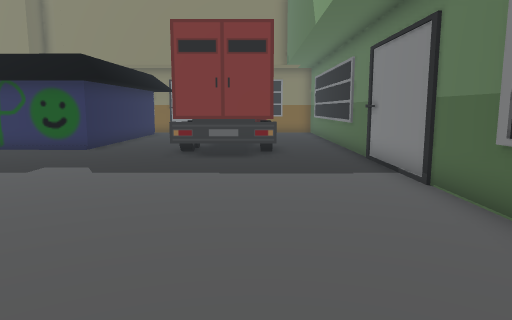
View 1 (above)

22 first-person views from a walk through a 3-D level made in the Unity game engine. The camera is 1.5 m above the floor, tilts 8° down and sees 70° across. The floor is counted in squares, 1 m on a side. Each view is taken from the middle of a square. On the plan, view 1 faces up. The plan holds only what a view shows up to about 16 squares ahead; the rest is blank. The place goes on beyond the plan. The player character is not drawn. Some animated figures are not drawn.

View 2
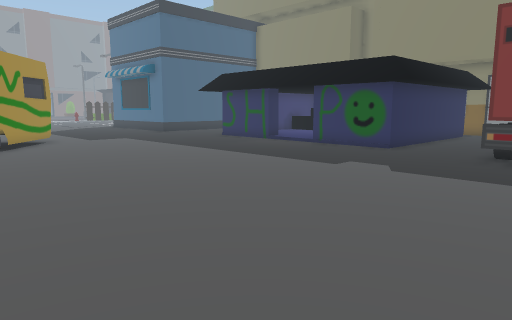

View 3
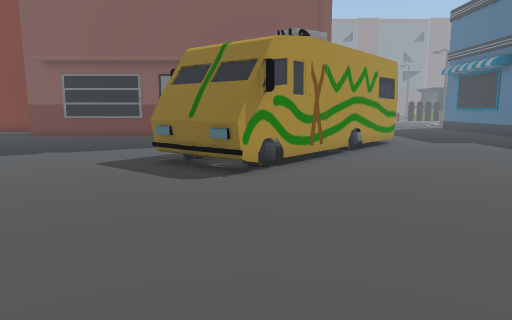

View 4
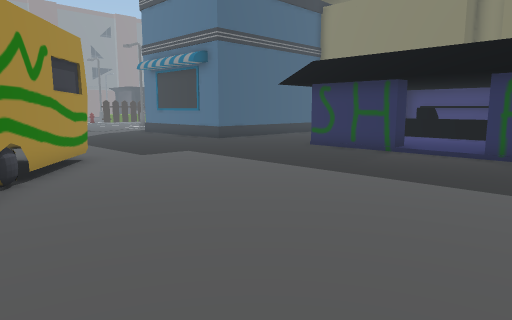

View 5
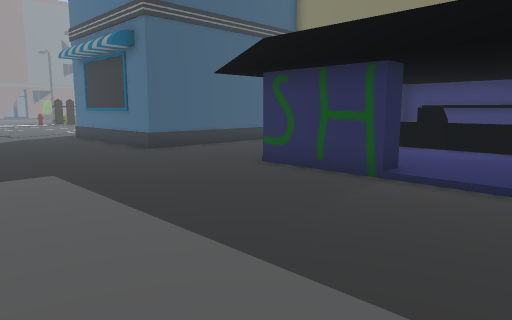

View 6
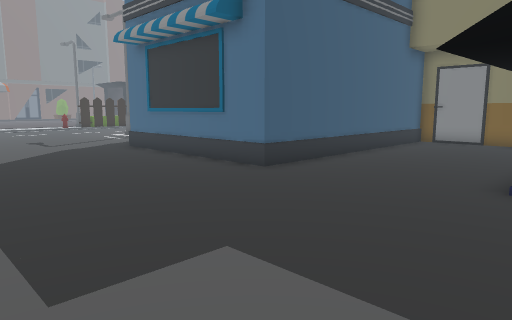

View 7
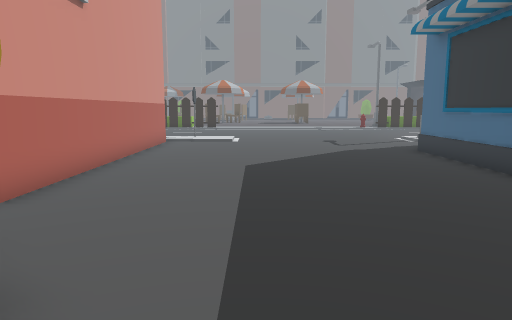

View 8
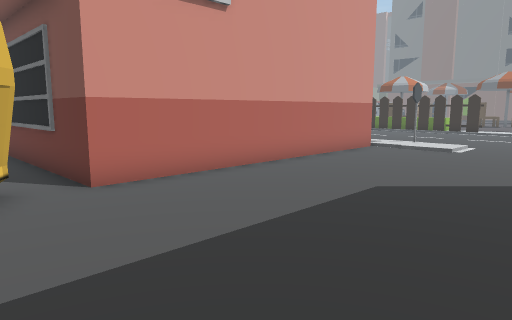

View 9
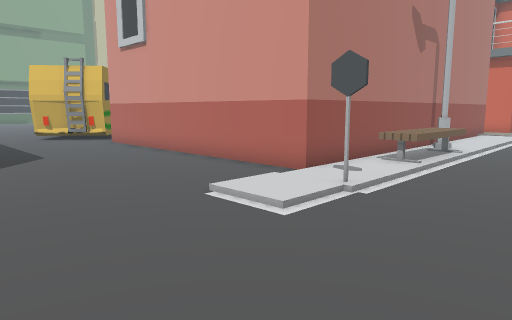

View 10
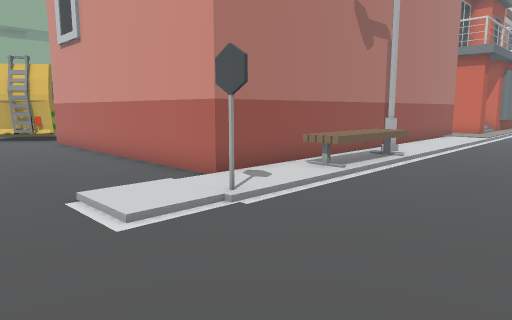

View 11
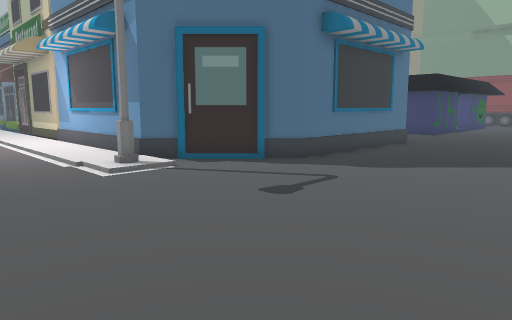

View 12
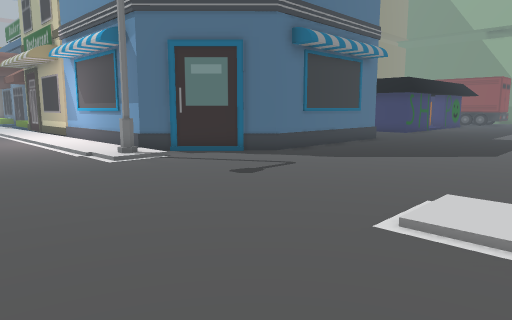

View 13
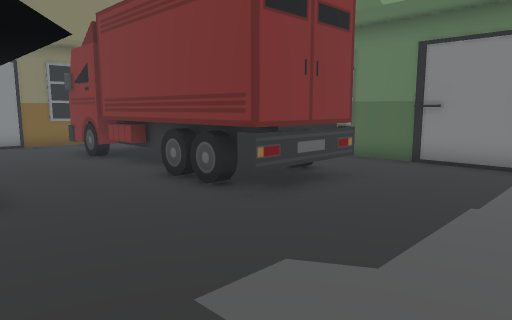

View 14
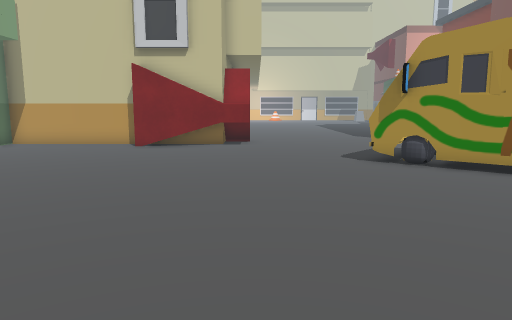

View 15
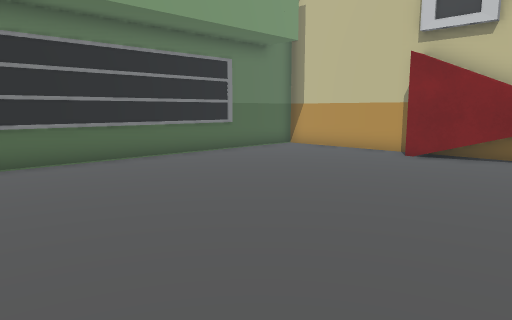

View 16
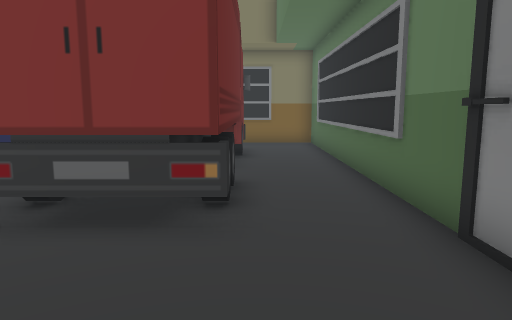

View 17
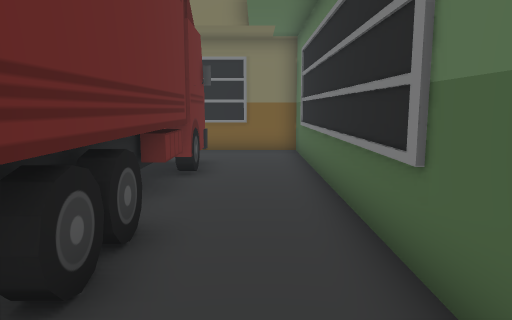

View 18
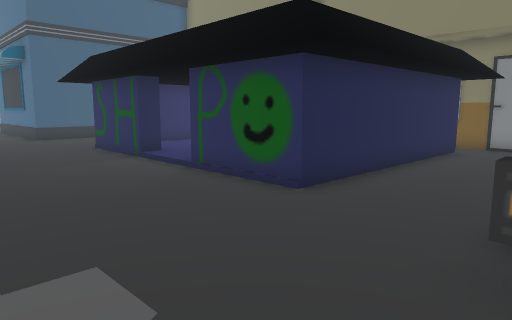

View 19
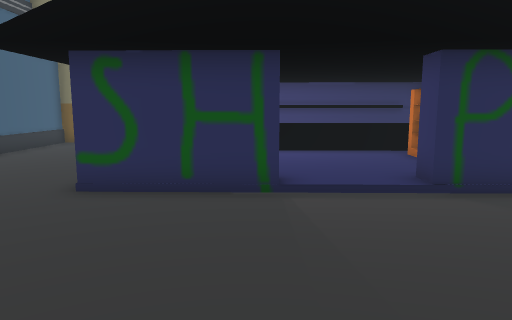

View 20
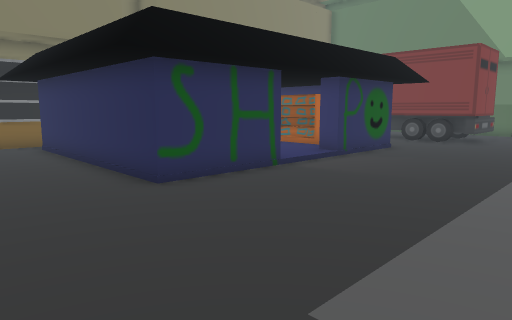

View 21
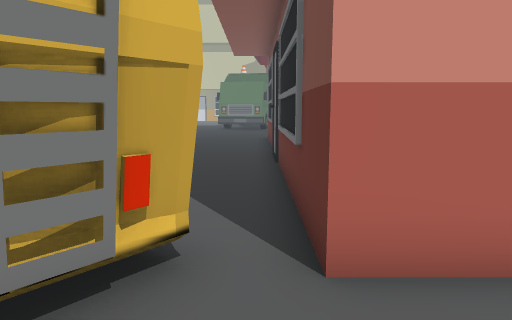

View 22
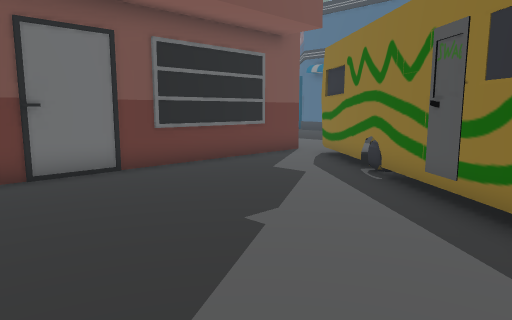

### Floor plan
Key: @ floor where view 1 was taken; # wall or solid block; . main floor; : floor 0.25 m higher than the main floor; / step, stairs or slope; = window, fence, low wall or low ledge; ^ raised ledge; B building; E bench; S streetlight; O other object.
Columns run from 39 left of view 1 to 4 right of it. Each row starts with its distance up from view 1.
 23     ../=         BBBBBBBB       BBBBBBBBBBB
 22    .../#         #.....##        #.........#
 21    .../#         #.....###########.........#
 20    .../#         #.....#  =      #...O O...#
 19    .../#         #.....#^^^^^^^^ #...O O...#
 18   ..../#         #.....#:::::::###...O O...#
 17   ..../=         #.....#:::::::###...O O...#
 16   ..../#         #.....#:::::::###...O O...#
 15   ...S./#        #.....#:::::::###...O O...#
 14   ....../#       #.....####:::####...O O...#
 13   ........########...................O O...#
 12  ....................................OOO...#
 11  ..........................................#
 10  ..........................................#
  9  ..........................................#
  8 ...........................................#
  7  ..........................................#
  6  ....//....................................#
  5  ...................##.....................#
  4 .....#/.............###....................#
  3  ...../BBBBBBBBBBB.## ##...................#
  2  ...../B         B..## ##..................#
  1  ....E/B         B...## ###................#
  0  ....E/B         B....##  ##...........@...#
 -1   ...E/B         B.....##  ##..............#
 -2   ...E/B         B......## ##..............#
 -3   ...E/B         B........ #...............#
 -4   ...SS          B.........................#
 -5   .....B         B.........................#
 -6   .....B         B...............#####.....#
 -7    ....B         B...............###########
 -8    ....B         B...........
 -9    ... B         B.........

Where each view was taken, in squares from view 1:
view 1: 0 up, 0 right, facing up
view 2: 0 up, 0 right, facing up-left
view 3: 1 down, 2 left, facing left
view 4: 1 up, 7 left, facing up-left
view 5: 6 up, 9 left, facing up-left
view 6: 6 up, 15 left, facing up-left
view 7: 7 up, 16 left, facing left
view 8: 10 up, 19 left, facing down-left
view 9: 10 up, 38 left, facing down-right
view 10: 8 up, 39 left, facing down-right
view 11: 6 up, 38 left, facing up-right
view 12: 4 up, 39 left, facing up-right
view 13: 7 up, 7 left, facing up-right
view 14: 9 up, 7 left, facing down
view 15: 6 up, 7 left, facing down-right
view 16: 7 up, 1 right, facing up
view 17: 10 up, 2 right, facing up
view 18: 8 up, 2 left, facing up-left
view 19: 7 up, 13 left, facing up
view 20: 7 up, 20 left, facing up-right
view 21: 6 up, 21 left, facing down
view 22: 8 down, 13 left, facing up-left
